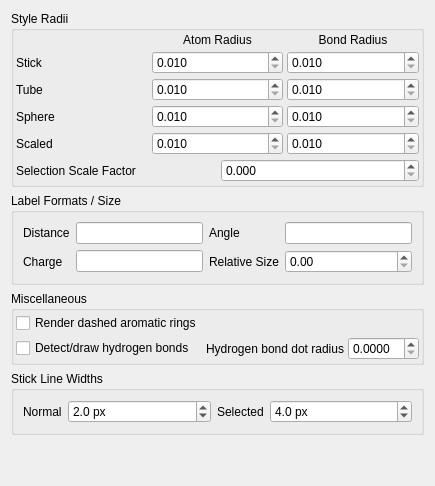
         <widget class="QWidget" name="StyleSubTab">
          <attribute name="title">
           <string>Style</string>
          </attribute>
          <layout class="QVBoxLayout" name="verticalLayout_13">
           <item>
            <widget class="QGroupBox" name="StyleRadiiGroup">
             <property name="sizePolicy">
              <sizepolicy hsizetype="Preferred" vsizetype="Minimum">
               <horstretch>0</horstretch>
               <verstretch>0</verstretch>
              </sizepolicy>
             </property>
             <property name="title">
              <string>Style Radii</string>
             </property>
             <layout class="QVBoxLayout">
              <property name="spacing">
               <number>4</number>
              </property>
              <property name="margin">
               <number>2</number>
              </property>
              <item>
               <layout class="QGridLayout">
                <property name="margin">
                 <number>0</number>
                </property>
                <property name="spacing">
                 <number>4</number>
                </property>
                <item row="2" column="0">
                 <widget class="QLabel" name="label_63">
                  <property name="text">
                   <string>Tube</string>
                  </property>
                 </widget>
                </item>
                <item row="4" column="1">
                 <widget class="QDoubleSpinBox" name="ScaledRadiusSpin">
                  <property name="sizePolicy">
                   <sizepolicy hsizetype="Minimum" vsizetype="Fixed">
                    <horstretch>0</horstretch>
                    <verstretch>0</verstretch>
                   </sizepolicy>
                  </property>
                  <property name="toolTip">
                   <string>Atom and selection radius for Scaled styled atoms</string>
                  </property>
                  <property name="decimals">
                   <number>3</number>
                  </property>
                  <property name="minimum">
                   <double>0.010000000000000</double>
                  </property>
                  <property name="maximum">
                   <double>100.000000000000000</double>
                  </property>
                  <property name="singleStep">
                   <double>0.010000000000000</double>
                  </property>
                 </widget>
                </item>
                <item row="3" column="1">
                 <widget class="QDoubleSpinBox" name="SphereRadiusSpin">
                  <property name="sizePolicy">
                   <sizepolicy hsizetype="Minimum" vsizetype="Fixed">
                    <horstretch>0</horstretch>
                    <verstretch>0</verstretch>
                   </sizepolicy>
                  </property>
                  <property name="toolTip">
                   <string>Atom and selection radius for Sphere styled atoms</string>
                  </property>
                  <property name="decimals">
                   <number>3</number>
                  </property>
                  <property name="minimum">
                   <double>0.010000000000000</double>
                  </property>
                  <property name="maximum">
                   <double>100.000000000000000</double>
                  </property>
                  <property name="singleStep">
                   <double>0.010000000000000</double>
                  </property>
                 </widget>
                </item>
                <item row="1" column="1">
                 <widget class="QDoubleSpinBox" name="StickRadiusSpin">
                  <property name="sizePolicy">
                   <sizepolicy hsizetype="Minimum" vsizetype="Fixed">
                    <horstretch>0</horstretch>
                    <verstretch>0</verstretch>
                   </sizepolicy>
                  </property>
                  <property name="toolTip">
                   <string>Selection radius for stick atoms</string>
                  </property>
                  <property name="decimals">
                   <number>3</number>
                  </property>
                  <property name="minimum">
                   <double>0.010000000000000</double>
                  </property>
                  <property name="maximum">
                   <double>100.000000000000000</double>
                  </property>
                  <property name="singleStep">
                   <double>0.010000000000000</double>
                  </property>
                 </widget>
                </item>
                <item row="2" column="1">
                 <widget class="QDoubleSpinBox" name="TubeRadiusSpin">
                  <property name="sizePolicy">
                   <sizepolicy hsizetype="Minimum" vsizetype="Fixed">
                    <horstretch>0</horstretch>
                    <verstretch>0</verstretch>
                   </sizepolicy>
                  </property>
                  <property name="toolTip">
                   <string>Atom and selection radius for Tube styled atoms</string>
                  </property>
                  <property name="decimals">
                   <number>3</number>
                  </property>
                  <property name="minimum">
                   <double>0.010000000000000</double>
                  </property>
                  <property name="maximum">
                   <double>100.000000000000000</double>
                  </property>
                  <property name="singleStep">
                   <double>0.010000000000000</double>
                  </property>
                 </widget>
                </item>
                <item row="4" column="0">
                 <widget class="QLabel" name="label_7">
                  <property name="text">
                   <string>Scaled</string>
                  </property>
                 </widget>
                </item>
                <item row="1" column="0">
                 <widget class="QLabel" name="label_565">
                  <property name="text">
                   <string>Stick</string>
                  </property>
                 </widget>
                </item>
                <item row="3" column="0">
                 <widget class="QLabel" name="label_62">
                  <property name="text">
                   <string>Sphere</string>
                  </property>
                 </widget>
                </item>
                <item row="0" column="1">
                 <widget class="QLabel" name="label_6">
                  <property name="sizePolicy">
                   <sizepolicy hsizetype="Minimum" vsizetype="Preferred">
                    <horstretch>0</horstretch>
                    <verstretch>0</verstretch>
                   </sizepolicy>
                  </property>
                  <property name="text">
                   <string>Atom Radius</string>
                  </property>
                  <property name="alignment">
                   <set>Qt::AlignCenter</set>
                  </property>
                 </widget>
                </item>
                <item row="0" column="2">
                 <widget class="QLabel" name="label_8">
                  <property name="text">
                   <string>Bond Radius</string>
                  </property>
                  <property name="alignment">
                   <set>Qt::AlignCenter</set>
                  </property>
                 </widget>
                </item>
                <item row="1" column="2">
                 <widget class="QDoubleSpinBox" name="StickBondRadiusSpin">
                  <property name="sizePolicy">
                   <sizepolicy hsizetype="Minimum" vsizetype="Fixed">
                    <horstretch>0</horstretch>
                    <verstretch>0</verstretch>
                   </sizepolicy>
                  </property>
                  <property name="decimals">
                   <number>3</number>
                  </property>
                  <property name="minimum">
                   <double>0.010000000000000</double>
                  </property>
                  <property name="maximum">
                   <double>100.000000000000000</double>
                  </property>
                  <property name="singleStep">
                   <double>0.010000000000000</double>
                  </property>
                 </widget>
                </item>
                <item row="2" column="2">
                 <widget class="QDoubleSpinBox" name="TubeBondRadiusSpin">
                  <property name="decimals">
                   <number>3</number>
                  </property>
                  <property name="minimum">
                   <double>0.010000000000000</double>
                  </property>
                  <property name="maximum">
                   <double>100.000000000000000</double>
                  </property>
                  <property name="singleStep">
                   <double>0.010000000000000</double>
                  </property>
                 </widget>
                </item>
                <item row="3" column="2">
                 <widget class="QDoubleSpinBox" name="SphereBondRadiusSpin">
                  <property name="decimals">
                   <number>3</number>
                  </property>
                  <property name="minimum">
                   <double>0.010000000000000</double>
                  </property>
                  <property name="maximum">
                   <double>100.000000000000000</double>
                  </property>
                  <property name="singleStep">
                   <double>0.010000000000000</double>
                  </property>
                 </widget>
                </item>
                <item row="4" column="2">
                 <widget class="QDoubleSpinBox" name="ScaledBondRadiusSpin">
                  <property name="decimals">
                   <number>3</number>
                  </property>
                  <property name="minimum">
                   <double>0.010000000000000</double>
                  </property>
                  <property name="maximum">
                   <double>100.000000000000000</double>
                  </property>
                  <property name="singleStep">
                   <double>0.010000000000000</double>
                  </property>
                 </widget>
                </item>
               </layout>
              </item>
              <item>
               <layout class="QHBoxLayout">
                <property name="spacing">
                 <number>6</number>
                </property>
                <property name="margin">
                 <number>0</number>
                </property>
                <item>
                 <widget class="QLabel" name="label_9">
                  <property name="sizePolicy">
                   <sizepolicy hsizetype="Minimum" vsizetype="Preferred">
                    <horstretch>0</horstretch>
                    <verstretch>0</verstretch>
                   </sizepolicy>
                  </property>
                  <property name="text">
                   <string>Selection Scale Factor</string>
                  </property>
                 </widget>
                </item>
                <item>
                 <widget class="QDoubleSpinBox" name="SelectionScaleSpin">
                  <property name="toolTip">
                   <string>The factor by which sphere-style atom radii are multiplied in order to generate the transparent selection spheres</string>
                  </property>
                  <property name="decimals">
                   <number>3</number>
                  </property>
                 </widget>
                </item>
               </layout>
              </item>
             </layout>
            </widget>
           </item>
           <item>
            <widget class="QGroupBox" name="LabelFormatGroup">
             <property name="title">
              <string>Label Formats / Size</string>
             </property>
             <layout class="QVBoxLayout" name="verticalLayout_24">
              <item>
               <layout class="QGridLayout" name="gridLayout_8">
                <item row="0" column="0">
                 <widget class="QLabel" name="label_14">
                  <property name="text">
                   <string>Distance</string>
                  </property>
                 </widget>
                </item>
                <item row="0" column="1">
                 <widget class="QLineEdit" name="DistanceLabelFormatEdit">
                  <property name="toolTip">
                   <string>C-style format string to use for on-screen distances</string>
                  </property>
                 </widget>
                </item>
                <item row="0" column="2">
                 <widget class="QLabel" name="label_15">
                  <property name="text">
                   <string>Angle</string>
                  </property>
                 </widget>
                </item>
                <item row="0" column="3">
                 <widget class="QLineEdit" name="AngleLabelFormatEdit">
                  <property name="toolTip">
                   <string>C-style format string to use for on-screen angles</string>
                  </property>
                 </widget>
                </item>
                <item row="1" column="2">
                 <widget class="QLabel" name="label_13">
                  <property name="text">
                   <string>Relative Size</string>
                  </property>
                 </widget>
                </item>
                <item row="1" column="1">
                 <widget class="QLineEdit" name="ChargeLabelFormatEdit">
                  <property name="toolTip">
                   <string>C-style format string to use for on-screen distances</string>
                  </property>
                 </widget>
                </item>
                <item row="1" column="0">
                 <widget class="QLabel" name="label_46">
                  <property name="text">
                   <string>Charge</string>
                  </property>
                 </widget>
                </item>
                <item row="1" column="3">
                 <widget class="QDoubleSpinBox" name="LabelSizeSpin">
                  <property name="toolTip">
                   <string>Text size, expressed as a percent of the total view height</string>
                  </property>
                  <property name="singleStep">
                   <double>0.200000000000000</double>
                  </property>
                 </widget>
                </item>
               </layout>
              </item>
             </layout>
            </widget>
           </item>
           <item>
            <widget class="QGroupBox" name="MiscStyleOptions">
             <property name="title">
              <string>Miscellaneous</string>
             </property>
             <layout class="QVBoxLayout" name="verticalLayout_14">
              <property name="spacing">
               <number>4</number>
              </property>
              <property name="margin">
               <number>2</number>
              </property>
              <item>
               <layout class="QGridLayout" name="gridLayout_5">
                <item row="0" column="0">
                 <widget class="QCheckBox" name="RenderDashedAromaticsCheck">
                  <property name="text">
                   <string>Render dashed aromatic rings</string>
                  </property>
                 </widget>
                </item>
                <item row="1" column="0">
                 <widget class="QCheckBox" name="DrawHydrogenBondsCheck">
                  <property name="text">
                   <string>Detect/draw hydrogen bonds</string>
                  </property>
                 </widget>
                </item>
                <item row="1" column="2">
                 <widget class="QDoubleSpinBox" name="HydrogenBondDotRadiusSpin">
                  <property name="sizePolicy">
                   <sizepolicy hsizetype="Expanding" vsizetype="Fixed">
                    <horstretch>0</horstretch>
                    <verstretch>0</verstretch>
                   </sizepolicy>
                  </property>
                  <property name="decimals">
                   <number>4</number>
                  </property>
                  <property name="singleStep">
                   <double>0.005000000000000</double>
                  </property>
                 </widget>
                </item>
                <item row="1" column="1">
                 <widget class="QLabel" name="label_39">
                  <property name="sizePolicy">
                   <sizepolicy hsizetype="Minimum" vsizetype="Preferred">
                    <horstretch>0</horstretch>
                    <verstretch>0</verstretch>
                   </sizepolicy>
                  </property>
                  <property name="text">
                   <string>Hydrogen bond dot radius</string>
                  </property>
                 </widget>
                </item>
               </layout>
              </item>
             </layout>
            </widget>
           </item>
           <item>
            <widget class="QGroupBox" name="groupBox_2">
             <property name="sizePolicy">
              <sizepolicy hsizetype="Preferred" vsizetype="Minimum">
               <horstretch>0</horstretch>
               <verstretch>0</verstretch>
              </sizepolicy>
             </property>
             <property name="title">
              <string>Stick Line Widths</string>
             </property>
             <layout class="QHBoxLayout" name="horizontalLayout_8">
              <item>
               <widget class="QLabel" name="label_40">
                <property name="sizePolicy">
                 <sizepolicy hsizetype="Minimum" vsizetype="Preferred">
                  <horstretch>0</horstretch>
                  <verstretch>0</verstretch>
                 </sizepolicy>
                </property>
                <property name="text">
                 <string>Normal</string>
                </property>
               </widget>
              </item>
              <item>
               <widget class="QDoubleSpinBox" name="StickLineNormalWidthSpin">
                <property name="sizePolicy">
                 <sizepolicy hsizetype="Expanding" vsizetype="Fixed">
                  <horstretch>0</horstretch>
                  <verstretch>0</verstretch>
                 </sizepolicy>
                </property>
                <property name="suffix">
                 <string> px</string>
                </property>
                <property name="decimals">
                 <number>1</number>
                </property>
                <property name="minimum">
                 <double>0.100000000000000</double>
                </property>
                <property name="singleStep">
                 <double>0.100000000000000</double>
                </property>
                <property name="value">
                 <double>2.000000000000000</double>
                </property>
               </widget>
              </item>
              <item>
               <widget class="QLabel" name="label_45">
                <property name="sizePolicy">
                 <sizepolicy hsizetype="Minimum" vsizetype="Preferred">
                  <horstretch>0</horstretch>
                  <verstretch>0</verstretch>
                 </sizepolicy>
                </property>
                <property name="text">
                 <string>Selected</string>
                </property>
               </widget>
              </item>
              <item>
               <widget class="QDoubleSpinBox" name="StickLineSelectedWidthSpin">
                <property name="sizePolicy">
                 <sizepolicy hsizetype="Expanding" vsizetype="Fixed">
                  <horstretch>0</horstretch>
                  <verstretch>0</verstretch>
                 </sizepolicy>
                </property>
                <property name="suffix">
                 <string> px</string>
                </property>
                <property name="decimals">
                 <number>1</number>
                </property>
                <property name="minimum">
                 <double>0.100000000000000</double>
                </property>
                <property name="singleStep">
                 <double>0.100000000000000</double>
                </property>
                <property name="value">
                 <double>4.000000000000000</double>
                </property>
               </widget>
              </item>
             </layout>
            </widget>
           </item>
           <item>
            <spacer name="verticalSpacer_2">
             <property name="orientation">
              <enum>Qt::Vertical</enum>
             </property>
             <property name="sizeHint" stdset="0">
              <size>
               <width>20</width>
               <height>40</height>
              </size>
             </property>
            </spacer>
           </item>
          </layout>
         </widget>
